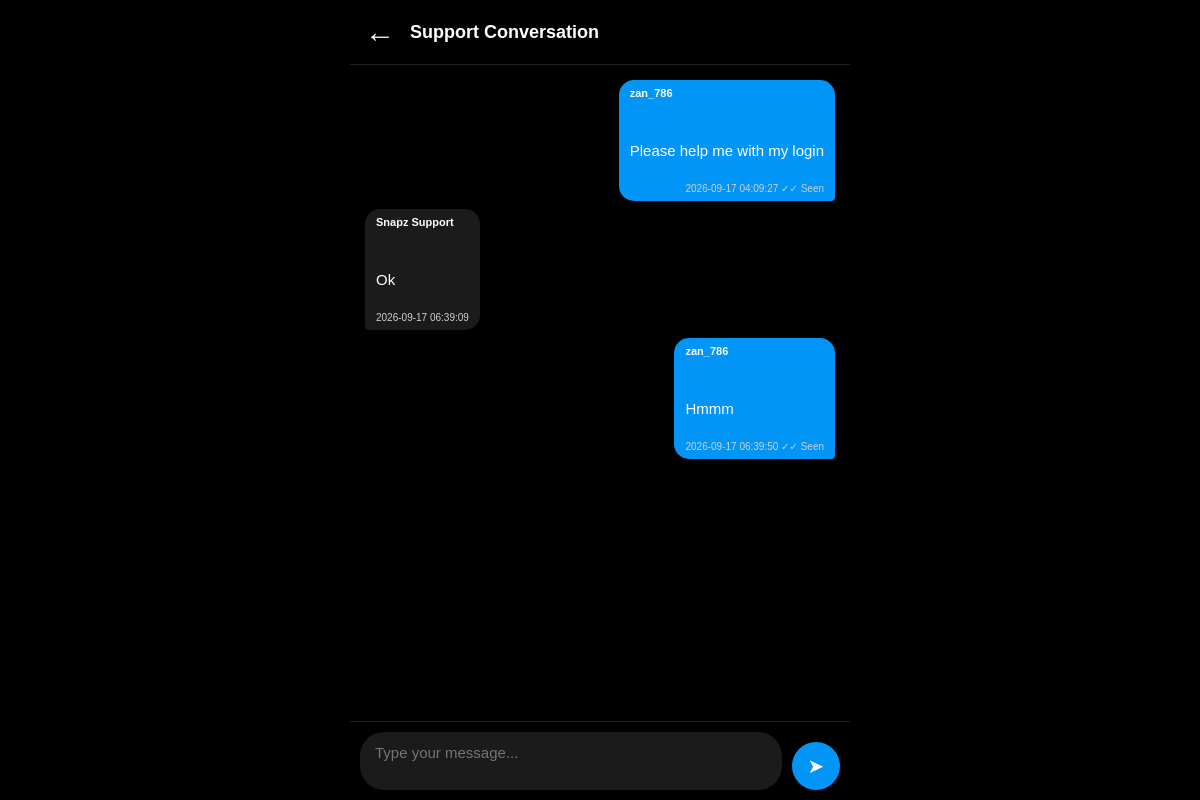
/my_support/2 (signed in), run on the app's committed database.
### tables this page shows
CREATE TABLE support_chat (
    id INTEGER PRIMARY KEY AUTOINCREMENT,
    support_id INTEGER,
    sender TEXT,
    message TEXT,
    created_at DATETIME DEFAULT CURRENT_TIMESTAMP,
    seen INTEGER DEFAULT 0
);

### app.py (the view, shortened to what this page needs)
@app.route("/my_support/<int:support_id>")
def support_chat(support_id):
    if "username" not in session:
        return redirect("/login")
    conn = sqlite3.connect("snapz.db")
    conn.row_factory = sqlite3.Row
    cur = conn.cursor()
    cur.execute("""
        SELECT *
        FROM support_messages
        WHERE id=?
        AND username=?
    """, (
        support_id,
        session["username"]
    ))
    support = cur.fetchone()
    if not support:
        conn.close()
        return "Support Request Not Found"
    cur.execute("""
        UPDATE support_chat
        SET seen=1
        WHERE support_id=?
        AND sender='Snapz Support'
        AND seen=0
    """, (support_id,))
    conn.commit()
    cur.execute("""
        SELECT
            sender,
            message,
            created_at,
            seen
        FROM support_chat
        WHERE support_id=?
        ORDER BY id ASC
    """, (
        support_id,
    ))
    chat = cur.fetchall()
    conn.close()
    return render_template(
        "support_chat.html",
        support=support,
        chat=chat
    )

### app.py (called while the page is built, shortened)
@app.before_request
def check_user_session():
    protected_routes = [
        "home",
        "chat",
        "profile",
        "settings",
        "privacy",
        "login_activity",
    ]
    if request.endpoint not in protected_routes:
        return

@app.context_processor
def inject_appearance():
    if "username" not in session:
        return {}
    conn = sqlite3.connect("snapz.db")
    conn.row_factory = sqlite3.Row
    cur = conn.cursor()
    cur.execute("""
        SELECT
            theme,
            font_size,
            amoled_mode
        FROM users
        WHERE username=?
    """, (session["username"],))
    appearance = cur.fetchone()
    conn.close()
    return dict(appearance=appearance)

### templates/support_chat.html (shortened to what this page needs)
<!DOCTYPE html>
<html>
<head>
</head>
<body>
<div class="container">
<div class="header">
<a
href="/my_support"
class="back">
←
</a>
<div class="title">
Support Conversation
</div>
</div>
<div
class="chat-area"
id="chatArea"
>
{% for msg in chat %}
<div class="chat
{% if msg['sender'] == session['username'] %}
me
{% else %}
other
{% endif %}
">
<div class="bubble">
<div class="sender">
{{ msg["sender"] }}
</div>
<div class="message">
{{ msg["message"] }}
</div>
<div class="time">
{{ msg["created_at"] }}
{% if msg["sender"] == session["username"] %}
{% if msg["seen"] == 1 %}
✓✓ Seen
{% else %}
✓ Sent
{% endif %}
{% endif %}
</div>
</div>
</div>
{% endfor %}
</div>
<div class="footer">
<form method="POST">
<textarea
name="message"
id="messageBox"
placeholder="Type your message..."
required
></textarea>
<button type="submit">
➤
</button>
</form>
</div>
</div>
</body>
</html>

### templates/support_chat.html (style rules this page uses)
* { margin:0; padding:0; box-sizing:border-box; font-family:sans-serif; }
html, body { width:100%; height:100%; background:#000; color:#fff; overflow:hidden; }
.container { width:100%; max-width:500px; height:100dvh; margin:auto; display:flex; flex-direction:column; background:#000; }
.header { height:65px; display:flex; align-items:center; gap:15px; padding:0 15px; border-bottom:1px solid #222; background:#000; flex-shrink:0; }
.back { color:#fff; text-decoration:none; font-size:30px; font-weight:bold; }
.title { font-size:18px; font-weight:bold; }
.chat-area { flex:1 1 auto; min-height:0; overflow-y:auto; overflow-x:hidden; padding:15px; display:flex; flex-direction:column; gap:4px; -webkit-overflow-scrolling:touch; }
.chat { display:flex; width:100%; background:transparent; padding:0; margin-bottom:4px; }
.chat.me { justify-content:flex-end; }
.chat.other { justify-content:flex-start; }
.bubble { display:inline-flex; flex-direction:column; width:max-content; max-width:75%; min-width:0; padding:7px 11px; border-radius:15px; word-break:break-word; align-self:flex-start; }
.chat.me .bubble { align-self:flex-end; background:#0095f6; border-bottom-right-radius:4px; }
.chat.other .bubble { align-self:flex-start; background:#1b1b1b; border-bottom-left-radius:4px; }
.sender { font-size:11px; font-weight:bold; margin-bottom:3px; }
.message { white-space:pre-wrap; line-height:1.3; font-size:15px; }
.time { margin-top:3px; font-size:10px; text-align:right; color:#d0d0d0; }
.footer { border-top:1px solid #222; padding:10px; flex-shrink:0; background:#000; }
form { display:flex; align-items:flex-end; gap:10px; }
textarea { flex:1; min-height:46px; max-height:120px; background:#1b1b1b; color:#fff; border:none; outline:none; resize:none; border-radius:24px; padding:12px 15px; font-size:15px; }
button { width:48px; height:48px; border:none; border-radius:50%; background:#0095f6; color:#fff; font-size:20px; cursor:pointer; }

### data on the page
support_chat: sender "zan_786", message "Please help me with my login", created_at "2026-09-17 04:09:27", seen "✓✓ Seen"
support_chat: sender "Snapz Support", message "Ok", created_at "2026-09-17 06:39:09"
support_chat: sender "zan_786", message "Hmmm", created_at "2026-09-17 06:39:50", seen "✓✓ Seen"
